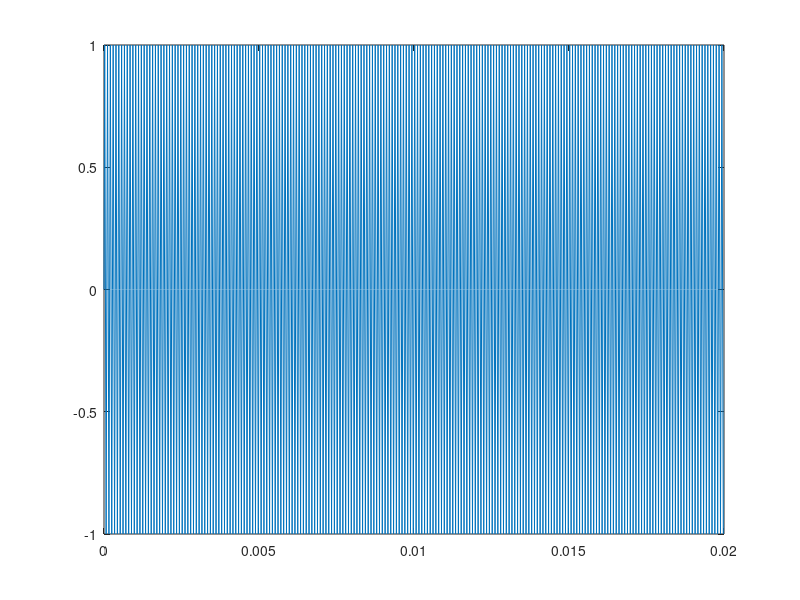
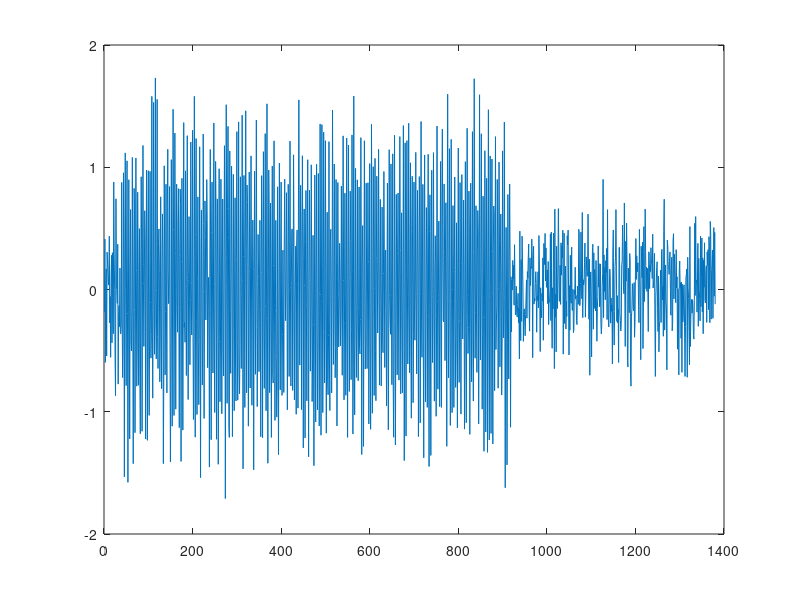
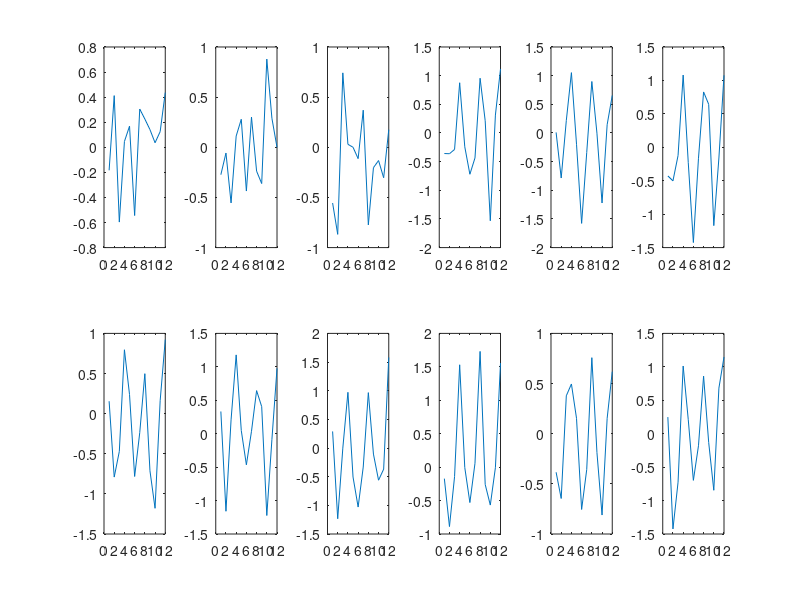
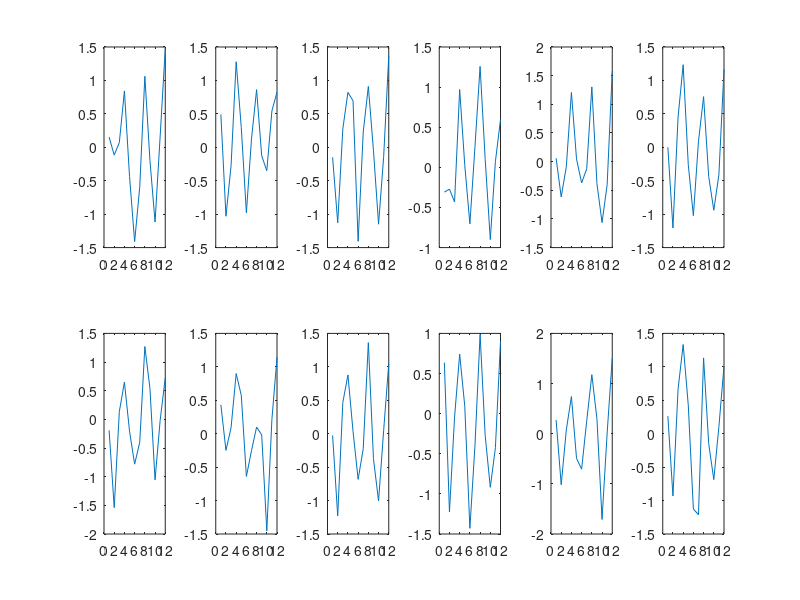

Here is the MATLAB script that generated these plots, in order: (Note: this script raises an error after producing the figures.)
clearvars
close all

Fs = 44000;
buffer_length = 12;

%% Pulse generation
pulse_length = 0.02;
pulse_frequency = 11000;

T_pulse = 0: 1/Fs: pulse_length-1/Fs;
Y_pulse = sin(2*pi*pulse_frequency*T_pulse);
%Y_pulse = zeros(1,length(T_pulse));

plot(T_pulse, Y_pulse);

%% Propogate signal (time shift, attinuation and noise)
signal_length = ceil((length(T_pulse) + 500)/buffer_length)*buffer_length;

sample_delay = randi(500);
snr = 10;

% True TDOAs form sample delays, with value 1 as reference

signal = zeros(1,signal_length);
signal(sample_delay:sample_delay + length(T_pulse) - 1) = Y_pulse;
signal = awgn(signal,snr);

figure
plot(signal)

%% Record short buffers

num_recorded_buffers = signal_length/buffer_length;
recorded_buffers = zeros(num_recorded_buffers, buffer_length);


for i = 0:num_recorded_buffers-1
    start_idx = i*buffer_length+1;
    if start_idx + buffer_length - 1 >= signal_length
        1+1;
    end
    
    recorded_buffers(i+1,:) = signal(start_idx:start_idx+buffer_length-1);
    
    if mod(i,12) == 0
        figure
    end
    subplot(2,6,mod(i,12)+1)
    plot(recorded_buffers(i+1,:))    
    
end

%% Test vectors

num_test_phases = 3;
test_phases = pi* (0:1/num_test_phases: 1-1/num_test_phases);

T_test_vector = 0: 1/Fs: (buffer_length - 1)/Fs;

test_vectors = zeros(num_test_phases, buffer_length);

figure
for i = 1:num_test_phases
    test_vectors(i,:) = sin(2*pi*pulse_frequency*T_test_vector + test_phases(i));
    plot(T_test_vector,test_vectors(i,:),"DisplayName","phase = " + num2str(test_phases(i)));
    hold on
end
legend

%% buffer based coorrelation

corr_values = zeros(num_test_phases, num_recorded_buffers);

figure
for i = 1:num_test_phases
    for j = 1:num_recorded_buffers
        corr_values(i,j) = recorded_buffers(j,:) * test_vectors(i,:)';
    end
    stem(corr_values(i,:),"DisplayName","phase = " + num2str(test_phases(i)))
    hold on
end
legend

%% Make single value feature

feature_values = max(abs(corr_values));

figure
stem(feature_values)



